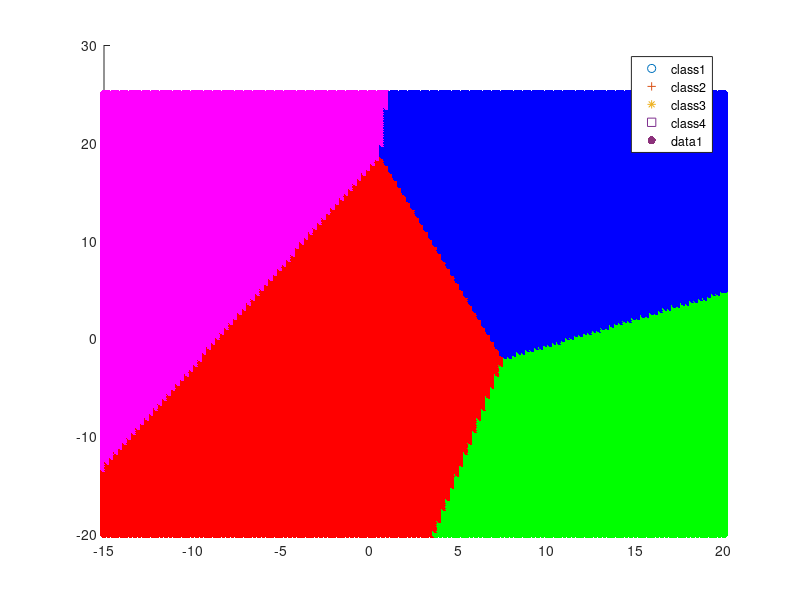

This figure's MATLAB source: (Note: this script raises an error after producing the figure.)
clc;
clear;
close all;

%% Loading the data
train1 = importdata('class1_train.txt');
test1 = importdata('class1_test.txt');
train2 = importdata('class2_train.txt');
test2 = importdata('class2_test.txt');
train3 = importdata('class3_train.txt');
test3 = importdata('class3_test.txt');
train4 = importdata('class4_train.txt');
test4 = importdata('class4_test.txt');

total_train = [train1; train2; train3; train4];
total_test = [test1; test2; test3; test4];
actual_class(1:size(total_test,1),1:1) = 0;
actual_class(1:100,1) = 1;
actual_class(101:200,1) = 2;
actual_class(201:300,1) = 3;
actual_class(301:400,1) = 4;
%% Code
mean1 = mean(train1);
% mean1 will be row vector containing the mean of each column
mean2 = mean(train2);
mean3 = mean(train3);
mean4 = mean(train4);


cov1 = cov(train1);
% C = cov(A)
% If A is a matrix whose columns represent random variables and whose rows 
% represent observations, C is the covariance matrix with the corresponding
% column variances along the diagonal.
cov2 = cov(train2);
cov3 = cov(train3);
cov4 = cov(train4);

common_cov = (cov1 + cov2 + cov3 + cov4)./4;

predicted_class(1:size(total_test,1),1:1) = 0;
for p = 1:size(total_test,1)
    x = total_test(p,:);
    pxy1 = 1;
    for j = 1:size(x,2)
        first_term = 1./sqrt(2*pi*common_cov(j,j));
        second_term = -0.5*(x(1,j)-mean1(1,j))^2 ./(common_cov(j,j));
        pxy1 = pxy1*(first_term)*exp(second_term);
    end
    pxy1 = pxy1*(size(train1,1)./size(total_train,1));

    pxy2 = 1;
    for j = 1:size(x,2)
        first_term = 1./sqrt(2*pi*common_cov(j,j));
        second_term = -0.5*(x(1,j)-mean2(1,j))^2 ./(common_cov(j,j));
        pxy2 = pxy2*(first_term)*exp(second_term);
    end
    pxy2 = pxy2*(size(train2,1)./size(total_train,1));

    pxy3 = 1;
    for j = 1:size(x,2)
        first_term = 1./sqrt(2*pi*common_cov(j,j));
        second_term = -0.5*(x(1,j)-mean3(1,j))^2 ./(common_cov(j,j));
        pxy3 = pxy3*(first_term)*exp(second_term);
    end
    pxy3 = pxy3*(size(train3,1)./size(total_train,1));

    pxy4 = 1;
    for j = 1:size(x,2)
        first_term = 1./sqrt(2*pi*common_cov(j,j));
        second_term = -0.5*(x(1,j)-mean4(1,j))^2 ./(common_cov(j,j));
        pxy4 = pxy4*(first_term)*exp(second_term);
    end
    pxy4 = pxy4*(size(train4,1)./size(total_train,1));

    pxy = [pxy1;pxy2;pxy3;pxy4];
    [B2,I2] = sort(pxy);
    % ascending order sorting
    predicted_class(p,1) = I2(end,1);
end
%% Post processing
[C,order] = confusionmat(actual_class,predicted_class);
accuracy = (sum(diag(C))./size(total_test,1))*100;
scatter(train1(:,1),train1(:,2),'red')
hold on
scatter(train2(:,1),train2(:,2),'blue','+')
hold on
scatter(train3(:,1),train3(:,2),'green','*')
hold on
scatter(train4(:,1),train4(:,2),'magenta','s')
hold on
legend('class1', 'class2','class3', 'class4','Location','Best');

%% Decision region
xrange(1:300,1) = 0;
yrange(1:300,1) = 0;
color_matrix(1:300,1:3) = 0;
i = 1;
for xvalue = -15:0.25:20
    for yvalue = -20:0.25:25
        xrange(i,1) = xvalue;
        yrange(i,1) = yvalue;
        point = [xvalue yvalue];
        pxy1 = 1;
        for j = 1:size(point,2)
            first_term = 1./sqrt(2*pi*common_cov(j,j));
            second_term = -0.5*(point(1,j)-mean1(1,j))^2 ./(common_cov(j,j));
            pxy1 = pxy1*(first_term)*exp(second_term);
        end
        pxy1 = pxy1*(size(train1,1)./size(total_train,1));

        pxy2 = 1;
        for j = 1:size(point,2)
            first_term = 1./sqrt(2*pi*common_cov(j,j));
            second_term = -0.5*(point(1,j)-mean2(1,j))^2 ./(common_cov(j,j));
            pxy2 = pxy2*(first_term)*exp(second_term);
        end
        pxy2 = pxy2*(size(train2,1)./size(total_train,1));

        pxy3 = 1;
        for j = 1:size(point,2)
            first_term = 1./sqrt(2*pi*common_cov(j,j));
            second_term = -0.5*(point(1,j)-mean3(1,j))^2 ./(common_cov(j,j));
            pxy3 = pxy3*(first_term)*exp(second_term);
        end
        pxy3 = pxy3*(size(train3,1)./size(total_train,1));

        pxy4 = 1;
        for j = 1:size(point,2)
            first_term = 1./sqrt(2*pi*common_cov(j,j));
            second_term = -0.5*(point(1,j)-mean4(1,j))^2 ./(common_cov(j,j));
            pxy4 = pxy4*(first_term)*exp(second_term);
        end
        pxy4 = pxy4*(size(train4,1)./size(total_train,1));

        pxy = [pxy1;pxy2;pxy3;pxy4];
        [~,I] = max(pxy);
        if I == 1
           color_matrix(i,:) = [1 0 0];%red
        else
            if I == 2
                color_matrix(i,:) = [0 0 1];%blue
            else
                if I == 3
                    color_matrix(i,:) = [0 1 0];%green
                else 
                    color_matrix(i,:) = [1 0 1];%magenta
                end
            end
        end
        i = i+1;
    end
end
% color_matrix_vector = char(color_matrix);
s = scatter(xrange,yrange,[],color_matrix,'filled');
s.Marker = 's';
% s.LineWidth = 0.01;
s.MarkerFaceAlpha = 0.05;
s.MarkerEdgeAlpha = 0.05;